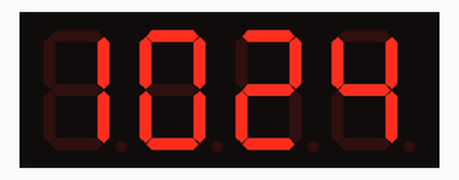
The program below on a simulated Raspberry Pi (BCM pin numbers). Parts: 4-digit seven-segment display. The clock reads 2024-03-15 10:24:30 at power-on unless the program sets it.

Above: at 0.1 s.
At 63.4 s:
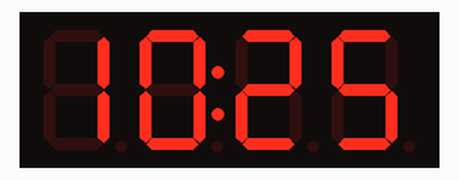
At 128.8 s:
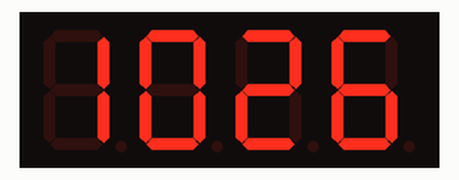

The program:

47digitclock.py
```python
#!/usr/bin/env python
# -*- coding: utf-8 -*-

# https://raspberrytips.nl/tm1637-4-digit-led-display-raspberry-pi/
import sys
import time
import datetime
import RPi.GPIO as GPIO
import tm1637
#CLK -> GPIO23 (Pin 5)
#DI0 -> GPIO24 (Pin 25)
GPIO.setmode(GPIO.BCM)
Display = tm1637.TM1637(5,25,tm1637.BRIGHT_TYPICAL)

Display.Clear()
Display.SetBrightnes(2)  # from 0 to 7
try:
 while(True):
   now = datetime.datetime.now()
   hour = now.hour
   minute = now.minute
   second = now.second
   currenttime = [ int(hour / 10), hour % 10, int(minute / 10), minute % 10 ]
   Display.Show(currenttime)
   Display.ShowDoublepoint(second % 2)
   time.sleep(1)
except KeyboardInterrupt:
	Display.Clear()
```
